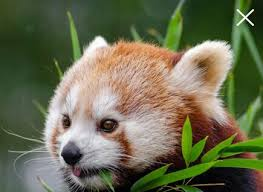
//> input picture TE-2/PL-4/OpenCV/image12.jpeg, 263 x 192 px
$ ./image   (built with g++ and OpenCV 4)
//> lines starting //> are read from the running program, lines starting //| are printed output that depends on the picture
/*
	By -Aditya Jain
	Class - TE-1
	Roll no- 302029
*/

#include<iostream>
#include<opencv2/opencv.hpp>

using namespace cv;
using namespace std;

int computeOutput(int x, int r1, int s1, int r2, int s2)
{
    float result;
    if(0 <= x && x <= r1){
        result = s1/r1 * x;
    }else if(r1 < x && x <= r2){
        result = ((s2 - s1)/(r2 - r1)) * (x - r1) + s1;
    }else if(r2 < x && x <= 255){
        result = ((255 - s2)/(255 - r2)) * (x - r2) + s2;
    }
    return (int)result;
}

int main(){
	Mat image,imgH,new_image;
	int choice;

	image=imread("/home/aditya/workspace/openCV/image12.jpeg",CV_LOAD_IMAGE_COLOR);
//> image is the input picture: 192 rows x 263 cols, CV_8UC3; mean B, G, R 81.1, 108.5, 106.8
	if(!image.data)
	{
		cout<<"No image data\n";
		return -1;
	}
	cout<<"Menu\n 1.Brightness 2.Contrast Stretching 3.Rotation 4.Blur 5.Sharpness\nYour Choice : ";
	cin>>choice;
//> the answer given: 4
	switch(choice){
		case 1:
			imgH = image + Scalar(50,50,50);	//255 - white //increase every pixel value by 50
			cvNamedWindow("bright",CV_WINDOW_AUTOSIZE);
			imshow("bright",imgH);
			cvNamedWindow("orignal",CV_WINDOW_AUTOSIZE);
			imshow("orignal",image);
			break;
		case 2:
				int r1, s1, r2, s2;
				new_image = image.clone();
				cout<<"Enter r1: "<<endl; cin>>r1;
				cout<<"Enter s1: "<<endl; cin>>s1;
				cout<<"Enter r2: "<<endl; cin>>r2;
				cout<<"Enter s2: "<<endl; cin>>s2;

				for(int y = 0; y < image.rows; y++){
					for(int x = 0; x < image.cols; x++){
						for(int c = 0; c < 3; c++){
							int output = computeOutput(image.at<Vec3b>(y,x)[c], r1, s1, r2, s2);
							new_image.at<Vec3b>(y,x)[c] = saturate_cast<uchar>(output);
						}
					}
				}
				cvNamedWindow("New Image", CV_WINDOW_AUTOSIZE);
				cvMoveWindow("New Image",300,50);
				imshow("New Image", new_image);
				cvNamedWindow("orignal",CV_WINDOW_AUTOSIZE);
				imshow("orignal",image);
				break;
		case 3:{
			Mat rot_img= Mat::zeros(image.size(),image.type());
			int px, py, ox, oy;
			double theta;cout<<"Enter theta :";
			cin>>theta;
			theta=(3.14/180)*theta;
			ox=image.cols/2;
			oy=image.rows/2;

			for(int y=0;y<image.rows;y++){
				for(int x=0;x<image.cols;x++){
					Vec3b color = image.at<Vec3b>(Point(x,y));

					px=cos(theta)*(x-ox)-sin(theta) * (y-oy)+ ox;
					py=sin(theta)*(x-ox)+cos(theta)*(y-oy)+oy;

					if(px<image.cols && py<image.rows && py>0 && px>0)
						rot_img.at<Vec3b>(Point(px,py)) = color;
				}
			}
			cvNamedWindow("Rotated Image", CV_WINDOW_AUTOSIZE);
			imshow("Rotated Image", rot_img);
			cvNamedWindow("orignal",CV_WINDOW_AUTOSIZE);
			imshow("orignal",image);
			break;
		}
		case 4:{
				Mat greyImg;
				cvtColor(image, greyImg, CV_BGR2GRAY);
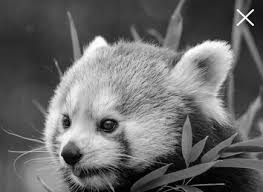
//> greyImg: 192 rows x 263 cols, CV_8UC1; min 0, max 255, mean 104.9
				float sum;
				float Kernel[3][3] = {
								{1/9.0, 1/9.0, 1/9.0},
								{1/9.0, 1/9.0, 1/9.0},
								{1/9.0, 1/9.0, 1/9.0}
							};
				Mat blur_img = greyImg.clone();
				for(int y = 0; y < greyImg.rows; y++)
					for(int x = 0; x < greyImg.cols; x++)
						blur_img.at<uchar>(y,x) = 0.0;
//> blur_img: 192 rows x 263 cols, CV_8UC1; every value is 0
				//convolution operation
				for(int y = 1; y < greyImg.rows - 1; y++){
					for(int x = 1; x < greyImg.cols - 1; x++){
						sum = 0.0;
						for(int k = -1; k <= 1;k++){
							for(int j = -1; j <=1; j++){
								sum = sum + Kernel[j+1][k+1]*greyImg.at<uchar>(y - j, x - k);
							}
						}
						blur_img.at<uchar>(y,x) = sum;
					}
				}
//> this loop made 190 passes
//> sum on passes 1 to 3: 27.22, 26.89, 26.44
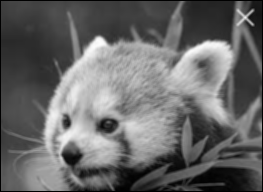
//> blur_img: 192 rows x 263 cols, CV_8UC1; min 0, max 252, mean 103.3
//> after the loop, sum = 74.44
				cvNamedWindow("Blurred Image", CV_WINDOW_AUTOSIZE);
				cvMoveWindow("Blurred Image",300,50);
				imshow("Blurred Image", blur_img);
				cvNamedWindow("orignal",CV_WINDOW_AUTOSIZE);
				imshow("orignal",greyImg);
				break;
		}
		case 5:{
				int hist[256];
				for(int i=0;i<256;i++){
					hist[i]=0;
				}
				for(int i=0;i<image.rows;i++){
					for(int j=0;j<image.cols;j++){
						hist[(int)image.at<uchar>(i,j)]++;
					}
				}

				int max=hist[0];
				for(int i=1;i<256;i++){
					if(hist[i]>max) max=hist[i];
				}

				for(int i=0;i<256;i++){
					hist[i]=((double)hist[i]/max)*image.rows;
				}

				int hist_w=512; int hist_h=400;
				int bin_w=cvRound((double)hist_w/256);

				Mat histImage(hist_h,hist_w,CV_8UC1,Scalar(255,255,255));
				for(int i=0;i<255;i++){
					line(histImage,Point(bin_w*(i),hist_h),
							Point(bin_w*(i),hist_h -hist[i]),
							Scalar(0,0,0),1,8,0);
				}
				cvNamedWindow("Histogram",CV_WINDOW_AUTOSIZE);
				imshow("Histogram",histImage);
				cvNamedWindow("orignal",CV_WINDOW_AUTOSIZE);
				imshow("orignal",image);
				break;
		}
		case 6:{

			break;
		}


	}
	waitKey(0);
	return 0;
}
